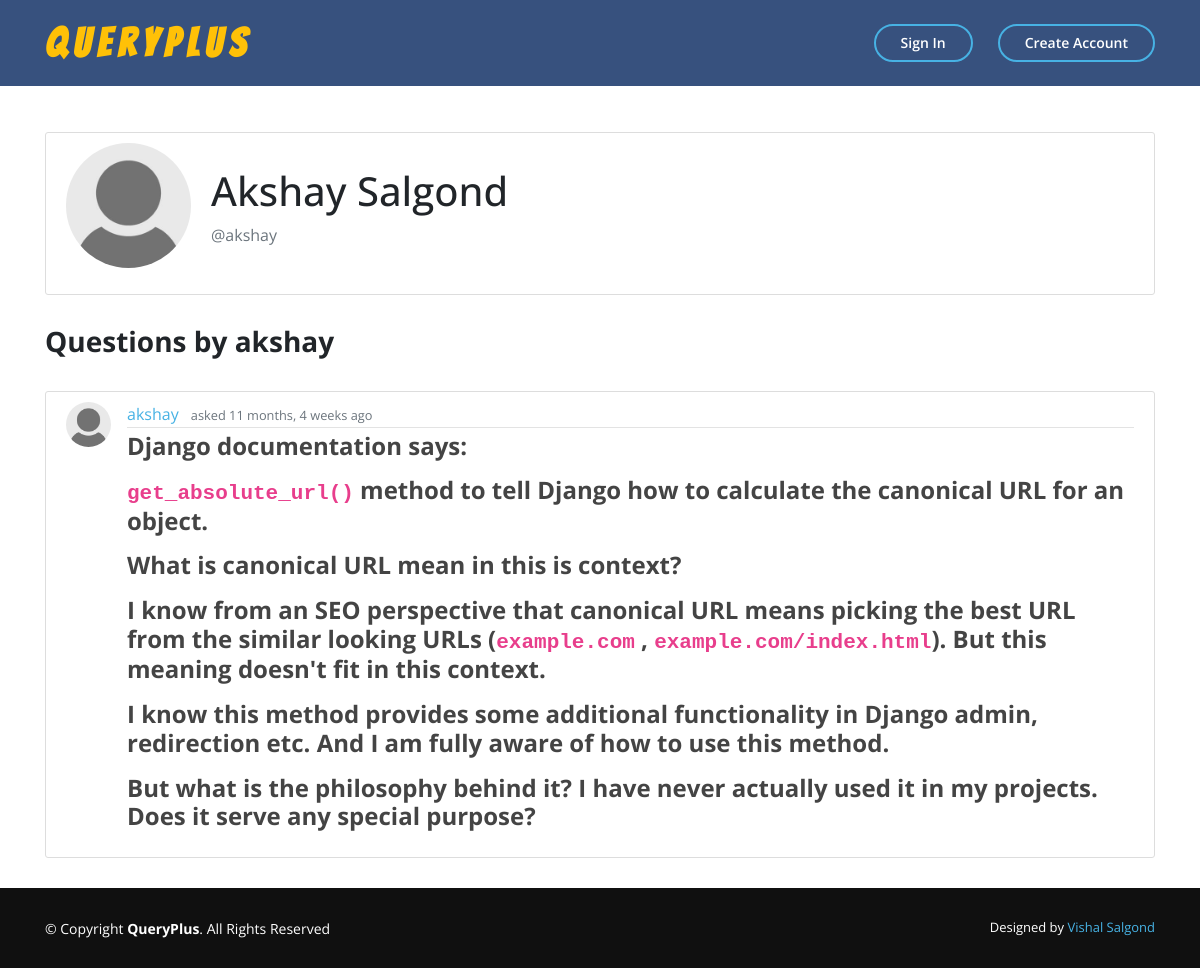
/user/akshay/, run on the app's committed database.
### main_app/models.py (models this page shows, shortened)
class Question(models.Model):
    title = models.CharField(max_length=100, null=True)
    question = RichTextField()
    date_posted = models.DateTimeField(auto_now_add=True)
    author = models.ForeignKey(User, on_delete=models.CASCADE)
    upvotes = models.ManyToManyField(User, related_name='question_upvotes', blank=True)
    downvotes = models.ManyToManyField(User, related_name='question_downvotes', blank=True)

class Profile(models.Model):
    user = models.OneToOneField(User, on_delete=models.CASCADE)
    image = models.ImageField(default='default.jpg',upload_to='profile_pics')

### main_app/views.py (the view)
# urls.py: path('user/<str:username>/', UserListView.as_view(), name='user-profile'),
class UserListView(ListView):
    model = Question
    template_name = 'main_app/user_profile.html'
    context_object_name = 'questions'
    paginate_by = 5
    def get_queryset(self, **kwargs):
        user = get_object_or_404(User, username=self.kwargs.get('username','first_name'))
        return Question.objects.filter(author=user).order_by('-date_posted')

### main_app/templates/main_app/user_profile.html
{% extends "main_app/base.html" %}
{% load crispy_forms_tags %}
{% block content %}
<div class="container mt-5">
    {% for question in questions|slice:":1" %}
        <div class="content-section">
        <div class="media">
            <img class="rounded-circle account-img" src="{{ question.author.profile.image.url }}">
            <div class="media-body">
            <br>
            <h2 class="account-heading">{{ question.author.first_name }} {{ question.author.last_name }}</h2>
            <p class="text-secondary">@{{ view.kwargs.username }} </p>
            </div>
        </div>
        </div>
        <h3> <b>Questions by {{ view.kwargs.username }}</b> </h3>
        <br>
    {% endfor %}
    {% for question in questions %}
        <article class="media content-section">
            <img class="rounded-circle article-img" src="{{ question.author.profile.image.url }}" alt="">
            <div class="media-body">
            <div class="article-metadata">
                <a class="mr-2" href="{% url 'user-profile' question.author.username %}">{{ question.author }}</a>
                <small class="text-muted">asked {{ question.date_posted|timesince }} ago</small>
            </div>
            <h4><a class="article-title" href="{% url 'question-detail' question.id %}"><b>{{ question.question|safe }}</b></a></h4>
            </div>
        </article>
    {% endfor %}
</div>
{% endblock content %}

### main_app/static/main_app/main.css (style rules this page uses)
html { min-height: 100%; position: relative; }
body { background: white; margin-top: 5rem; font-family: 'Open Sans', sans-serif; padding-bottom: 80px; }
a { color: #47b2e4; }
.content-section { background: #ffffff; padding: 10px 20px; border: 1px solid #dddddd; border-radius: 3px; margin-bottom: 30px; }
.article-title { color: #444444; }
.article-img { height: 45px; width: 45px; margin-right: 16px; }
.article-metadata { padding-bottom: 1px; margin-bottom: 4px; border-bottom: 1px solid #e3e3e3 }
.account-img { height: 125px; width: 125px; margin-right: 20px; margin-bottom: 16px; }
.account-heading { font-size: 2.5rem; }

### data on the page
Question: author.profile.image (placeholder picture), author.first_name "Akshay", author.last_name "Salgond", kwargs.username "akshay", author "akshay", date_posted "11 months, 4 weeks", question "Django documentation says: get_absolute_url() method to tell Django how to calculate the canonical URL for an object. What is canonical URL mean in this is context? I know from an SEO perspective that canonical URL means picking the best URL from the similar looking URLs ( example.com , example.com/index.html ). But this meaning doesn't fit in this context. I know this method provides some additional functionality in Django admin, redirection etc. And I am fully aware of how to use this method. But what is the philosophy behind it? I have never actually used it in my projects. Does it serve any special purpose?"
